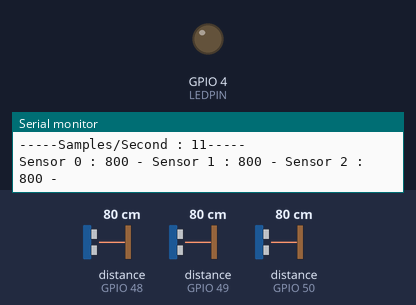
The program below on a simulated ESP32. On the bench: output pins drawn as LEDs (lit = HIGH), the last lines printed to the serial monitor. Dashed ring = blinking. The test bench sets the inputs (shaded band); at power-on: distance to the obstacle (sensors on GPIO 48, GPIO 49, GPIO 50) 80 cm. Pins used as bus, display or sensor lines are not drawn.

Above: at 2.2 s.
2.3 s: distance to the obstacle (sensor on GPIO 48) set to 22 cm
5.3 s: distance to the obstacle (sensor on GPIO 48) set to 18 cm
At 6.1 s:
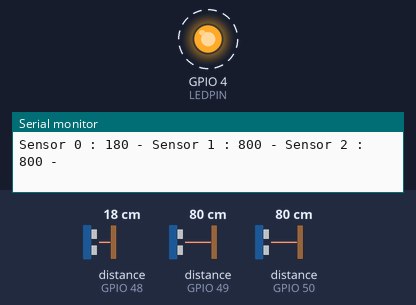
8.3 s: distance to the obstacle (sensor on GPIO 48) set to 35 cm
At 9.8 s:
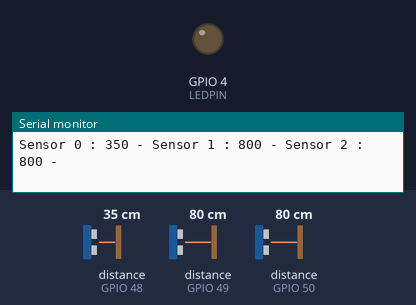
10.1 s: distance to the obstacle (sensor on GPIO 48) set to 2 cm
At 11.0 s:
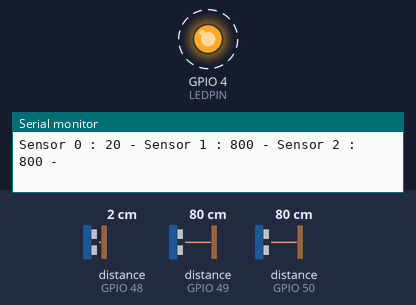
Timing chart, 0 to 14.1 s (numbered marks = the images above; inputs shaded):
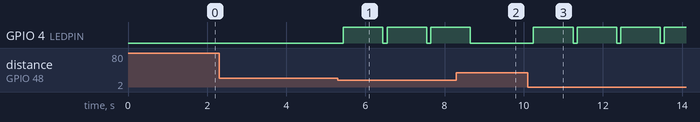

The program:

main.cpp
```cpp
/* Continuous Mode with the VL53L0X.

  ------------------------------------
  --------12C BUS PINS (ESP32)--------
  ------ SDA : 21 ---- SCL : 22 ------
  ------------------------------------
  -----------Sensor 1 PINS------------
  ------ XSHUT : 25 - GPIO : 26 ------
  ------------------------------------
  -----------Sensor 2 PINS------------
  ------ XSHUT : 32 - GPIO : 33 ------
  ------------------------------------
  -----------Sensor 3 PINS------------
  ------ XSHUT : 27 - GPIO : 14 ------
  ------------------------------------
  ------------STATUS LED--------------
  -------------PIN : 04---------------
  ------------------------------------

- Tested Using VL53L0X Library by Polulu (v1.3.0)
  https://github.com/pololu/vl53l0x-arduino

- To Hide Sensor Values But Print Samples Per Second and LED State,
  Press "h" in Serial Monitor.

- XSHUT Represent Shutdown Pins and GPIO Represent Interrupt Pins,
  Interrupts is not used in this example.

- The Range Readings are in Units of mm.
*/

#include <Arduino.h>
#include <Wire.h>
#include <VL53L0X.h>

#define SENSOR1_WIRE Wire
// #define SENSOR2_WIRE Wire
// #define SENSOR3_WIRE Wire1
// #define SENSOR4_WIRE Wire1

typedef struct
{
  VL53L0X *psensor;  // Pointer To Object
  int id;            // Address For The Sensor
  int shutdown_pin;  // Pin Used For Shutdown
  int interrupt_pin; // Pin Used For interrupt
  uint16_t range;    // Range Measurement In Continuous Mode
} sensorList_t;

VL53L0X sensor1;
VL53L0X sensor2;
VL53L0X sensor3;

sensorList_t sensors[] = {
    {&sensor1, 0x30, 25, 26, 0},
    {&sensor2, 0x31, 32, 33, 0},
    {&sensor3, 0x32, 27, 14, 0},
};

const int COUNT_SENSORS = sizeof(sensors) / sizeof(sensors[0]); // Sensor Count

// #define SENSORVALUESPRINT 1
bool HideSerialPrint = false; // To Control Serial Print

unsigned long now; // For Millis
unsigned long prevMillis = 0;
int SamplesPerSecond = 0; // Samples Per Second

// LED and LEDSTATE
#define LEDPIN 4                   // LED Connected to GPIO 4
bool LEDSTATE = false;             // State of LED
const int ThresholdDistance = 200; // LED Trigger Minimum Distance
const int LEDONTIME = 1000;        // LED Stays on for 1000ms
long prevLEDTrigger = 0;

// Functions
void Initialize_sensors(); // Intialise Sensors

void setup()
{
  Serial.begin(115200);

  delay(1000);

  pinMode(LEDPIN, OUTPUT); // LED
  Wire.begin();

  // Initialize SHUTDOWN PINS & INTERRUPT PINS
  Serial.println(F("Mulitple VL53LOX, Initialize IO Pins"));
  for (int i = 0; i < COUNT_SENSORS; i++)
  {
    pinMode(sensors[i].shutdown_pin, OUTPUT);
    digitalWrite(sensors[i].shutdown_pin, LOW);

    if (sensors[i].interrupt_pin >= 0)
      pinMode(sensors[i].interrupt_pin, INPUT_PULLUP);
  }
  Serial.println(F("Starting..."));

  Initialize_sensors();
}

void loop()
{
  if (Serial.available())
  {
    uint8_t ch = Serial.read();

    switch (ch)
    {
    case 'h':
    case 'H':
      HideSerialPrint = !(HideSerialPrint);
      break;

    default:
      HideSerialPrint = false;
    }
  }

  now = millis();
  if (now - prevMillis > 1000)
  {
    Serial.print("-----Samples/Second : ");
    Serial.print(SamplesPerSecond);
    Serial.println("-----");
    prevMillis = now;
    SamplesPerSecond = 0;
  }

  for (uint8_t i = 0; i < COUNT_SENSORS; i++)
  {
    sensors[i].range = sensors[i].psensor->readRangeContinuousMillimeters();
    if (!HideSerialPrint)
    {
      Serial.print("Sensor ");
      Serial.print(i);
      Serial.print(" : ");
      Serial.print(sensors[i].range);
      Serial.print(" - ");
    }
    if (sensors[i].psensor->timeoutOccurred())
    {
      Serial.print(" TIMEOUT");
    }
  }
  if (!HideSerialPrint)
  {
    Serial.println();
  }

  for (uint8_t i = 0; i < COUNT_SENSORS; i++)
  {
    int distance = sensors[i].range;
    if (distance != 0 && distance <= ThresholdDistance && LEDSTATE == false)
    {
      LEDSTATE = true;
      Serial.print("-Less Than Threshold Distance : ");
      Serial.print(distance);
      Serial.println("-");
      Serial.print("---------Sensor : ");
      Serial.print(i);
      Serial.println(" -------");
      digitalWrite(LEDPIN, HIGH);
      prevLEDTrigger = now;
    }
  }

  if ((now - prevLEDTrigger > LEDONTIME) && LEDSTATE == true)
  {
    LEDSTATE = false;
    Serial.println("---------LED Turned Off----------");
    digitalWrite(LEDPIN, LOW);
  }
  SamplesPerSecond++;
}

void Initialize_sensors()
{
  // Setting All Shutdown Pins to LOW
  for (int i = 0; i < COUNT_SENSORS; i++)
    digitalWrite(sensors[i].shutdown_pin, LOW);
  delay(10);

  for (int i = 0; i < COUNT_SENSORS; i++)
  {
    // Turning on Sensors One By One
    digitalWrite(sensors[i].shutdown_pin, HIGH);
    delay(10);

    sensors[i].psensor->setAddress(sensors[i].id); // Setting ID for Turned on Sensor
    sensors[i].psensor->setTimeout(500);

    if (sensors[i].psensor->init())
    {
      // Start continuous back-to-back mode (take readings as
      // fast as possible).  To use continuous timed mode
      // instead, provide a desired inter-measurement period in
      // ms (e.g. sensor.startContinuous(100)).
      sensors[i].psensor->startContinuous();
    }
    else
    {
      Serial.print(i, DEC);
      Serial.print(F(": failed to start\n"));
    }
  }
}
```

Measured:
- the behaviour switches between 21 and 20 cm on distance to the obstacle (sensor on GPIO 48) (found by bisection; images 0 and 1)
- after the input at 5.3 s, GPIO 4 (LEDPIN): alternates HIGH for 1.0 s and LOW for 0.10 s, starting after 0.14 s
- after the input at 8.3 s, GPIO 4 (LEDPIN): goes on until 8.6 s, then stays LOW
- after the input at 10.1 s, GPIO 4 (LEDPIN): alternates HIGH for 1.0 s and LOW for 0.10 s, starting after 0.15 s
